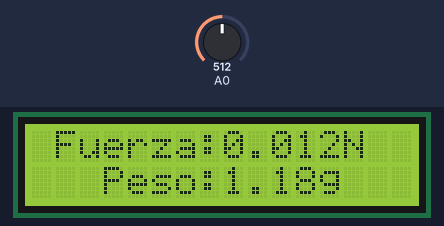
Recording of a sketch running on a simulated Arduino Uno, built with avr-gcc and run on an emulated ATmega328P. Parts: 16×2 character LCD. Inputs (shaded band) come from the test bench; at power-on: A0 = 512.

Above: at 1.2 s.
1.3 s: A0 set to 1012
At 3.2 s:
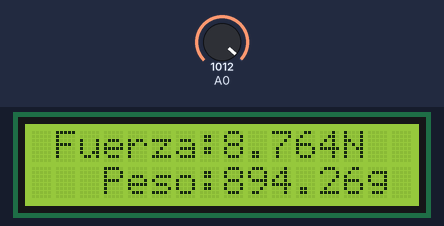
3.5 s: A0 set to 1023
At 5.2 s:
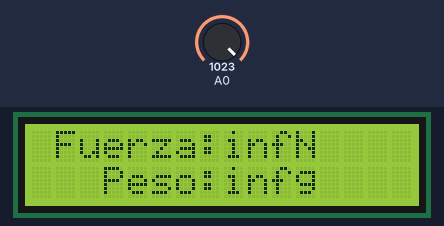
5.5 s: A0 set to 511
At 7.5 s:
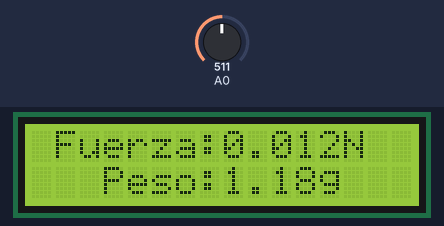
Timing chart, 0 to 9.0 s (numbered marks = the images above; inputs shaded):
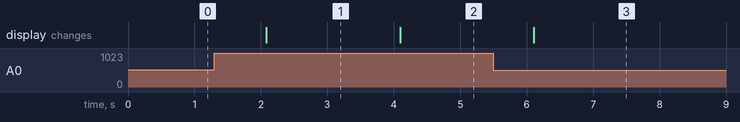

Measured:
- the behaviour switches between 1022 and 1023 on A0 (found by bisection; images 1 and 2)
- after the input at 1.3 s, the display: changes after 0.78 s (image 1)
- after the input at 3.5 s, the display: changes after 0.60 s (image 2)
- after the input at 5.5 s, the display: changes after 0.61 s (image 3)

The sketch:

Examen_anrold_2.ino
```cpp
#include <LiquidCrystal.h>
double v=0.0;
double Fuerza=0.0;
double Rs=0.0;
double Peso=0.0;
LiquidCrystal lcd(10, 9, 5, 4, 3, 2);


void setup()
{
lcd.begin(16, 2);
pinMode(A0,INPUT);
Serial.begin(8600);
}


void loop() {


v=(double)(analogRead(A0))*5/1023;
Rs = 120*(5/v -1);
Fuerza=pow(Rs/5.732,-1/0.682);
lcd.clear();
lcd.setCursor(1,0);
lcd.print("Fuerza:");
lcd.print(Fuerza,3);
lcd.print("N");


lcd.setCursor(3,1);
lcd.print("Peso:");
Peso=1000*((Fuerza/9.8));
lcd.print(Peso,2);
lcd.print("g");
lcd.print("");
delay(1000);
}
```
